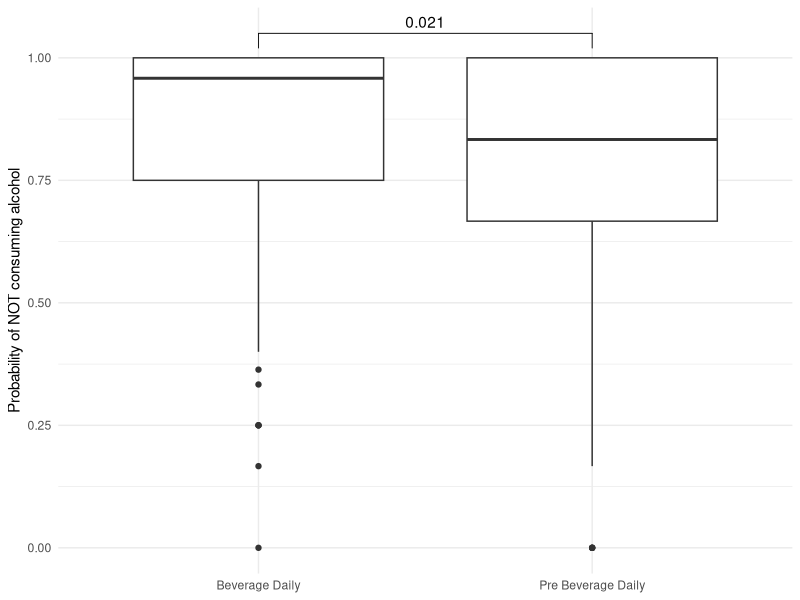

Here is the R script that generated this plot:
## ---- chunk 1

library(tidyverse)
library(readr)
library(rstatix)
library(ggpubr)
library(lme4)
library(lmerTest)
library(knitr)

options(digits = 2)

data <- read_csv("Study Data.csv") %>% 
  rename(id = `Participant ID`, day = `Study Day`)

head(data)


## ---- chunk 2
# 1 and 0 instead of 2 and 1 for "no" and "yes" answers respectively
daily_alc <- data %>% 
  drop_na() %>% 
  filter(`Question Name` == "daily_alc") %>% 
  mutate(Value = ifelse(Value == 2, 1, 0),
         bev = ifelse(Battery == "Beverage Dayly", 1, 0))

daily_alc_stats <- daily_alc %>% 
  group_by(Battery) %>% 
  get_summary_stats(Value, show = c("n", "mean", "sd", "se", "ci"))

kable(daily_alc_stats)


## ---- chunk 3

daily_alc %>% 
  group_by(id, Battery) %>% 
  summarise(Value = mean(Value)) %>% 
  ggplot(aes(Battery, Value))+
  geom_boxplot()+
  geom_pwc(method = "t_test")+
  theme_minimal()+
  ylab("Probability of NOT consuming alcohol")+
  theme(axis.title.x = element_blank())

## ---- chunk 4


model <- lme4::glmer(Value ~ day + (1|id),
                     na.action = na.omit,
                     family = binomial(link = "logit"),
                     data = daily_alc)

summary(model)

predict(model)[1:21]
## ---- chunk 5
model2 <- lme4::glmer(Value ~ bev + (1|id),
                     na.action = na.omit,
                     family = binomial(link = "logit"),
                     data = daily_alc)

summary(model)
## ---- chunk 6
model3 <- lme4::glmer(Value ~ day + bev + (1|id),
                     na.action = na.omit,
                     family = binomial(link = "logit"),
                     data = daily_alc)

summary(model)
## ---- chunk 7
model3 <- lme4::glmer(Value ~ day:bev + (1|id),
                     na.action = na.omit,
                     family = binomial(link = "logit"),
                     data = daily_alc)

summary(model)
